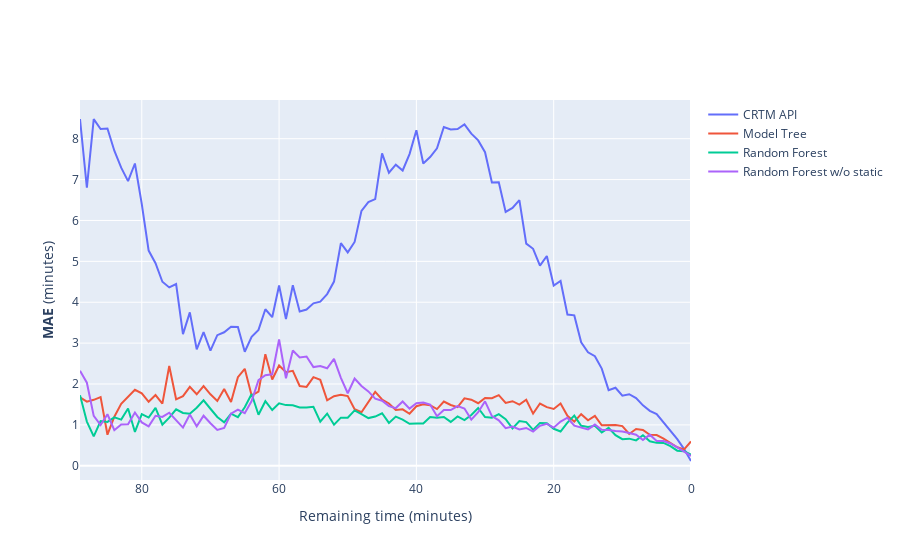

Source (notebook cell):
### Code cell
# Global
fig = go.Figure()

# CRTM API

fig.add_trace(
    go.Scatter(x=mae_global_crtm['remaining_seconds'], y=mae_global_crtm['mae'], name='CRTM API'))

# MT

fig.add_trace(
    go.Scatter(x=mae_global_mt['remaining_seconds'], y=mae_global_mt['mae'], name='Model Tree'))


# RFR

fig.add_trace(
    go.Scatter(x=mae_global_rfr['remaining_seconds'], y=mae_global_rfr['mae'], name='Random Forest'))


# RFR w/o static

fig.add_trace(
    go.Scatter(x=mae_global_rfr_wo_static['remaining_seconds'],
               y=mae_global_rfr_wo_static['mae'],
               name='Random Forest w/o static'))


fig.update_xaxes(autorange="reversed")

# Set y-axes titles
fig.update_yaxes(title_text="<b>MAE</b> (minutes)")

# Edit the layout
# title='Global estimation error per minute'
fig.update_layout(xaxis_title='Remaining time (minutes)')

fig.show()
